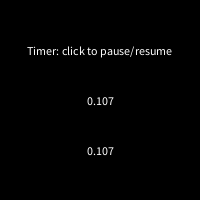
Frame 1 (no input)
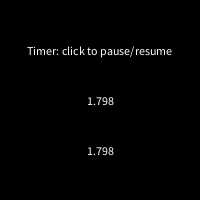
Frame 60 (the mouse pressed at the canvas centre just before this capture)
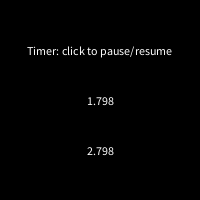
Frame 120 (the mouse held since frame 60 and released just before this capture)

The Processing sketch that drew these frames (run headless with seeded random() and noise(); from frame 60 on, the mouse is pressed at the canvas centre):

// Processing sketch: PauseableTimer
// ── PauseableTimer.pde
/*
 * Pausable Timer
 * 
 * Click the mouse to start/stop. Records last pause time and accumulates
 * pause length; these things are used to display the active length.
 *
 * I originally tried to adapt a sketch by otterfamily from Reddit,
 * <a href="https://www.reddit.com/r/processing/comments/392l7n/how_to_make_a_pausable_timer/?st=isf9xc9s&sh=176ea25b">How to make a pausable timer</>
 * but adding display logic revealed that it had a subtle offset problem
 * of ~1 second and could never display the current time and total time
 * as the same, even if no pausing had occured since sketch start.
 * This seems to be true of a number of the designs that attempt accumulate active
 * time and have it match the millis() clock -- rather than recording a pause offset.
 *
 * @author Jeremy Douglass
 * @since 2016-08-28
 */

Boolean paused;
long currTime;     // total program run length in milliseconds -- a periodically updated snapshot of millis()
long pauseStart;    // time a pause begins
long pauseTotal;  // total pause length
long activeTotal; // total active length

void setup(){
  size(200,200);
  textAlign(CENTER, CENTER);

  paused = false;
  currTime = 0;
  pauseStart = 0;
  pauseTotal = 0;
}

void draw(){
  background(0);

  //// update timeframe
  currTime = millis();

  //// If paused, show the last pause time (frozen timer).
  //// If active, show current time minus total pause duration (offset timer).
  activeTotal = (paused) ? (pauseStart - pauseTotal) : (currTime - pauseTotal) ;
  
  //// display status
  text("Timer: click to pause/resume", width/2, height/4);
  text(activeTotal/1000.0, width/2, height/4*2);
  text(currTime/1000.0, width/2, height/4*3);
}

void mousePressed(){
  //// flip paused state on click
  paused = !paused;
  //// on pause, note beginning of pause segment
  if (paused == true)  { pauseStart =  currTime; }
  //// on resume, accumulate pause segment length into total pause time
  if (paused == false) { pauseTotal += currTime - pauseStart; }  
}
// ── TimerNOTES.pde
/*
 * Timer NOTES - DRAFT
 * @author Jeremy Douglass
 * @since 2016-08-28
 * 
 * Timed events:
 * 
 * 1. For basic timers (time since sketch started)
 *    do repeated calls against millis() in the loop.
 *    For fixed time tests, check millis() on input.
 * 2. For simple stopwatches, accumulate pause-time
 *    offsets against snapshot millis() timeframes.
 *    The issues here are subtle, see my example
 *    PauseableTimer
 * 3. For simple asynchronous events, call a custom
 *    top-level function with thread() and prefix the
 *    function contents with a delay. thread() cannot
 *    pass through arguments, so the callback function
 *    must parameterize itself from global state.
 * 4. For more complex timing and threading, use the
 *    Java Timer class (http://singletonjava.blogspot.com/2016/02/java-timer-example.html)
 *    (https://forum.processing.org/two/discussion/1725/millis-and-timer)
 *    and/or extend the Java Thread class.
 *    OR, instead of developing timers from scratch,
 *    use an existing Processing-specific timer library:
 5.   For ticking / multiple stopwatches, use dhchoi's 
 *    CountdownTimer Library for Processing.
 *    An alternative time library is the Executor Library.
 * 
 * See also DIY timer class tutorials, e.g. Leutenegger's
 * http://www.cs.du.edu/~leut/1671/09_Fall/ProcessingNotes7.pdf
 */




//// ----------

//// Example with CountdownTimer Library for Processing v0.9.4
//// ...make sure the library is installed to import.

//// Include library:
// import com.dhchoi.*;

//// Create and configure a new timer and start it right away.
//// 1000, 500 means call ticks every 1 second, call finish after 5 seconds.
// CountdownTimer timer = CountdownTimerService.getNewCountdownTimer(this).configure(1000, 5000).start();
// CountdownTimer timer = CountdownTimerService.getNewCountdownTimer(this).configure(200, 10000).start();

//// Implement the two required callback events.
// void onTickEvent(CountdownTimer t, long timeLeftUntilFinish){
//   if(t = timer){
//     myTickEvent();
//   }
//   if(t = timer2){
//     myOtherTickEvent();
//   }
// }

// void onFinishEvent(CountdownTimer t){
//   myFinishEvent();
// }
